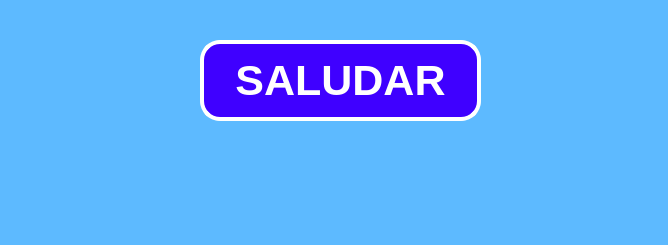
<?xml version="1.0" encoding="UTF-8"?>
<ui version="4.0">
 <class>MainWindow</class>
 <widget class="QMainWindow" name="MainWindow">
  <property name="geometry">
   <rect>
    <x>0</x>
    <y>0</y>
    <width>668</width>
    <height>245</height>
   </rect>
  </property>
  <property name="windowTitle">
   <string>MainWindow</string>
  </property>
  <property name="styleSheet">
   <string notr="true">background-color: rgb(93, 186, 255);</string>
  </property>
  <widget class="QWidget" name="centralwidget">
   <widget class="QPushButton" name="btn_mensaje">
    <property name="geometry">
     <rect>
      <x>200</x>
      <y>40</y>
      <width>281</width>
      <height>81</height>
     </rect>
    </property>
    <property name="font">
     <font>
      <pointsize>32</pointsize>
      <weight>75</weight>
      <bold>true</bold>
     </font>
    </property>
    <property name="styleSheet">
     <string notr="true">background-color: rgb(63, 0, 255);
color: rgb(255, 255, 255);
border-radius:20px;
border:  4px solid white;</string>
    </property>
    <property name="text">
     <string>SALUDAR</string>
    </property>
   </widget>
  </widget>
  <widget class="QMenuBar" name="menubar">
   <property name="geometry">
    <rect>
     <x>0</x>
     <y>0</y>
     <width>668</width>
     <height>24</height>
    </rect>
   </property>
  </widget>
  <widget class="QStatusBar" name="statusbar"/>
 </widget>
 <resources/>
 <connections/>
</ui>
